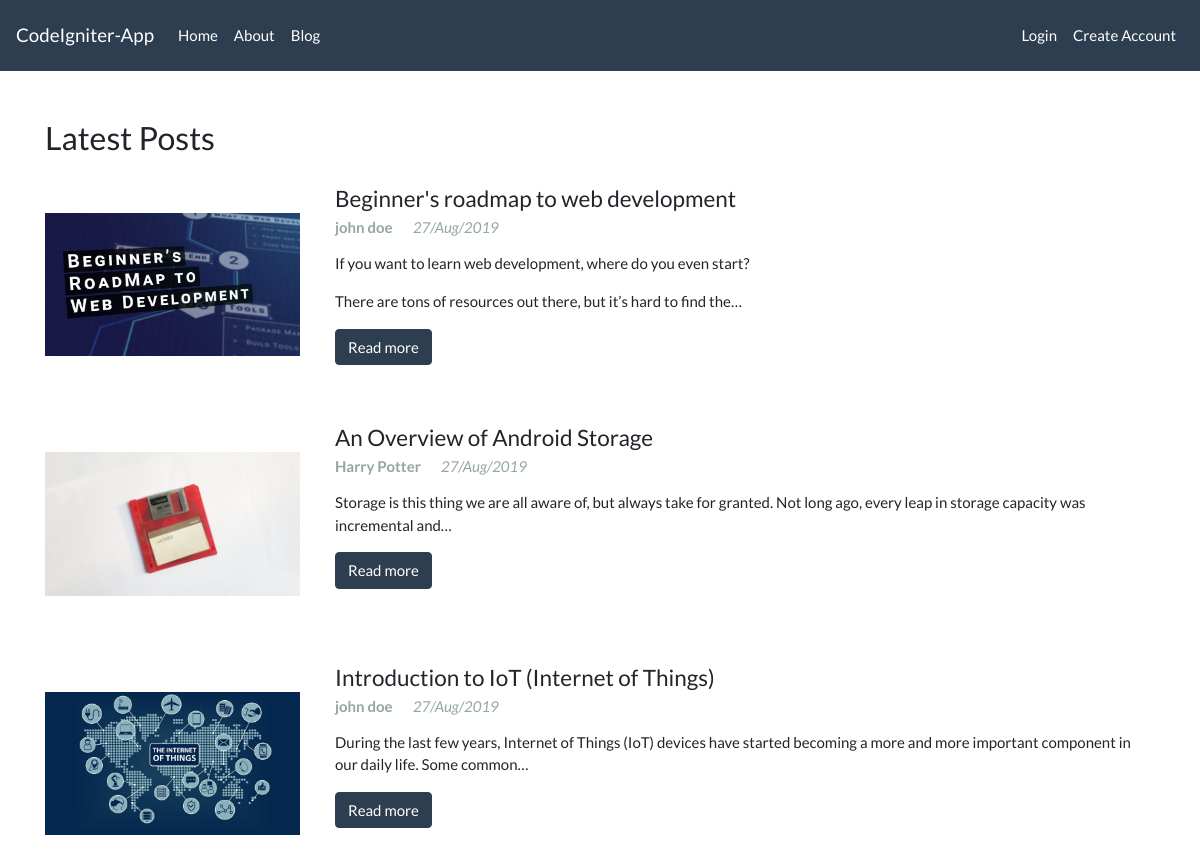
Screenshot of /index.php/posts with the database file from the repository.
### tables this page shows
CREATE TABLE `posts` (
  `id` int(11) NOT NULL,
  `user_id` int(11) NOT NULL,
  `created_at` timestamp NOT NULL DEFAULT CURRENT_TIMESTAMP,
  `title` varchar(255) NOT NULL,
  `body` mediumtext NOT NULL,
  `image` varchar(255) NOT NULL
);

CREATE TABLE `users` (
  `id` int(11) NOT NULL,
  `name` varchar(255) NOT NULL,
  `email` varchar(255) NOT NULL,
  `password` varchar(255) NOT NULL
);

### application/controllers/Posts.php (called while the page is built, shortened)
<?php
    class Posts extends CI_Controller
    {
        public function __construct() {
            $this->load->model('posts_model');
            $this->load->helper('url_helper');
        }
        public function index()
        {
            $data['posts'] = $this->posts_model->get_posts();
            $data['title'] = 'All Posts';
            $this->load->view('templates/header', $data);
            $this->load->view('posts/index', $data);
            $this->load->view('templates/footer');
        }
    }

### index.php (called while the page is built, shortened)
<?php
require_once BASEPATH.'core/CodeIgniter.php';

### application/models/Posts_model.php (called while the page is built, shortened)
<?php
    class Posts_model extends CI_Model {
        public function get_posts($id = false)
        {
            if($id === false) {
                $this->db->order_by('posts.id', 'DESC');
                $this->db->select('posts.id,user_id, posts.created_at, posts.title, posts.body, posts.image, users.name');
                $this->db->from('posts');
                $this->db->join('users', 'users.id = posts.user_id');
                $query = $this->db->get();
                    return $query->result_array();
            }
            $this->db->select('posts.id,user_id, posts.created_at, posts.title, posts.body, posts.image, users.name');
            $this->db->from('posts');
            $this->db->join('users', 'users.id = posts.user_id');
            $this->db->where('posts.id', $id);
            $query = $this->db->get();
            return $query->row_array();
        }
    }

### application/views/posts/index.php (the view, shortened to what this page needs)
<div class="container mt-5 mb-5">
	<h3>Latest Posts</h3>
	<?php foreach($posts as $post) : ?>
	<div class="post row">
		<div class="card-head col-3">
			<img
				src="<?= base_url('assets/images/posts/'.$post['image']) ?>"
				class="w-100 mt-5 mb-5"
				alt=""
			/>
		</div>
		<div class="card-body col-9">
			<h4 class="card-title"><?= ucfirst($post['title']) ?></h4>
			<h6 class="card-subtitle mb-2 text-muted">
				<b><?= $post['name'] ?></b>
				<em><?= date('d/M/Y', strtotime($post['created_at'])) ?></em>
			</h6>
			<p class="card-text"><?= word_limiter($post['body'], 25) ?></p>
			<a href="<?= base_url('posts/'.$post['id']) ?>" class="btn btn-primary"
				>Read more </a
			>
		</div>
	</div>
	<?php endforeach; ?>
</div>

### application/views/templates/header.php (shortened to what this page needs)
<!DOCTYPE html>
<html lang="en">
	<head>
		<link
			href="https://stackpath.bootstrapcdn.com/bootswatch/4.3.1/flatly/bootstrap.min.css"
			rel="stylesheet"
		/>
		<link href=
		<?= base_url("assets/css/style.css") ?>
		rel="stylesheet" type="text/css"/>
	</head>
	<body>
		<nav class="navbar navbar-expand-lg navbar-dark bg-primary sticky-top">
			<a class="navbar-brand" href="<?= base_url() ?>">CodeIgniter-App</a>
			<div class="collapse navbar-collapse" id="navbarColor01">
				<ul class="navbar-nav mr-auto">
					<li class="nav-item <?= $title==='Home' ? 'active' : '' ?>">
						<a class="nav-link" href="<?= base_url() ?>"
							>Home <span class="sr-only">(current)</span></a
						>
					</li>
					<li class="nav-item <?= $title==='About' ? 'active' : '' ?>">
						<a class="nav-link" href="<?= base_url() ?>about">About</a>
					</li>
					<li class="nav-item <?= $title==='About' ? 'active' : '' ?>">
						<a class="nav-link" href="<?= base_url() ?>posts">Blog</a>
					</li>
				</ul>
				<ul class="navbar-nav navbar-right">
          <?php if($this->session->userdata('logged_in')) { ?>
            <li class="nav-item <?= $title==='Create Post' ? 'active' : '' ?>">
              <a class="nav-link" href="<?= base_url() ?>posts/create"
                >Create Post<span class="sr-only">(current)</span></a
              >
            </li>
            <li class="nav-item">
              <a class="nav-link" href="<?= base_url() ?>users/login"
                ><?= $this->session->userdata('name') ?><span class="sr-only">(current)</span></a
              >
            </li>
            <li class="nav-item">
              <a class="nav-link" href="<?= base_url() ?>users/logout"
                >Logout<span class="sr-only">(current)</span></a
              >
            </li>
          <?php } else { ?>
            <li class="nav-item <?= $title==='Login' ? 'active' : '' ?>">
              <a class="nav-link" href="<?= base_url() ?>users/login"
                >Login<span class="sr-only">(current)</span></a
              >
            </li>
            <li class="nav-item <?= $title==='Register' ? 'active' : '' ?>">
              <a class="nav-link" href="<?= base_url() ?>users/register"
                >Create Account<span class="sr-only">(current)</span></a
              >
            </li>
          <?php } ?>
				</ul>
			</div>
		</nav>
	</body>
</html>

### application/views/templates/footer.php (shortened to what this page needs)
</body>
</html>

### rows the page displays
posts: image (picture), title "Beginner's roadmap to web development", user.name "john doe", created_at "27/Aug/2019", body "If you want to learn web development, where do you even start? There are tons of resources out there, but it’s hard to find the…"
posts: image (picture), title "An Overview of Android Storage", user.name "Harry Potter", created_at "27/Aug/2019", body "Storage is this thing we are all aware of, but always take for granted. Not long ago, every leap in storage capacity was incremental and…"
posts: image (picture), title "Introduction to IoT (Internet of Things)", user.name "john doe", created_at "27/Aug/2019", body "During the last few years, Internet of Things (IoT) devices have started becoming a more and more important component in our daily life. Some common…"
